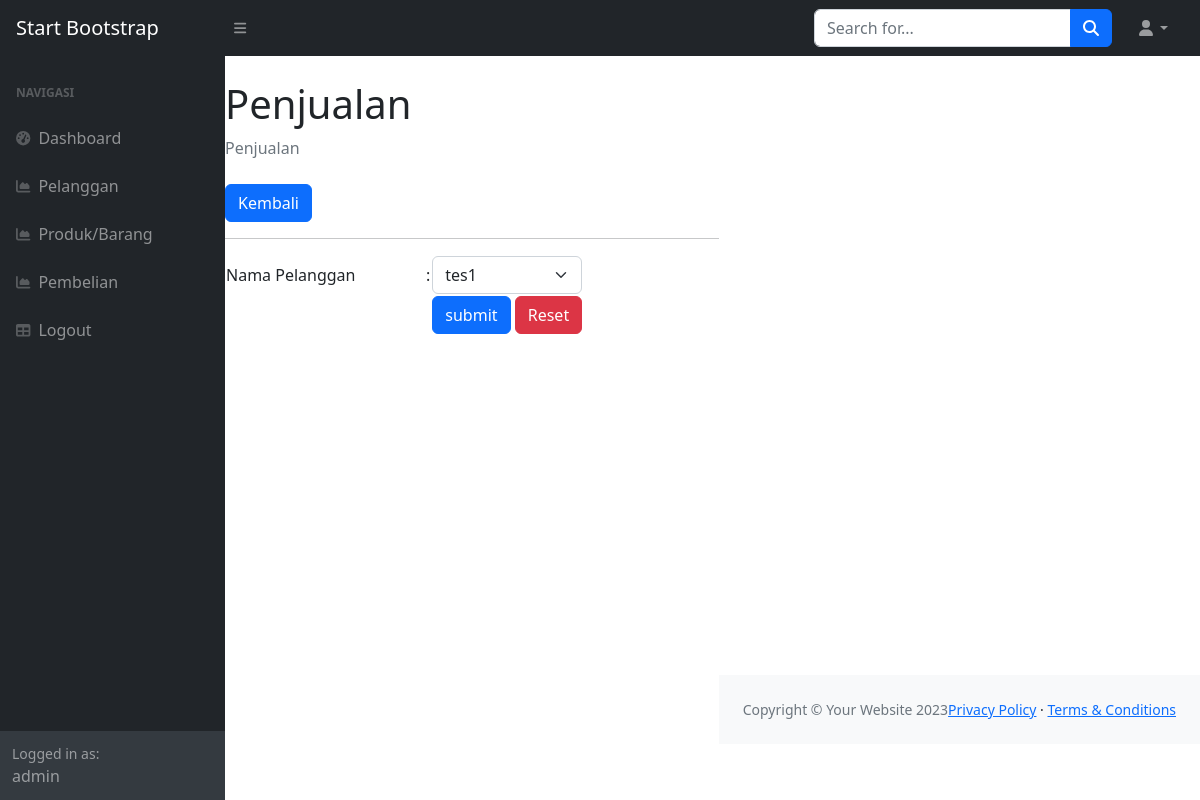
The app's page /kasir/index.php?page=pembelian_tambah (signed in), older data.
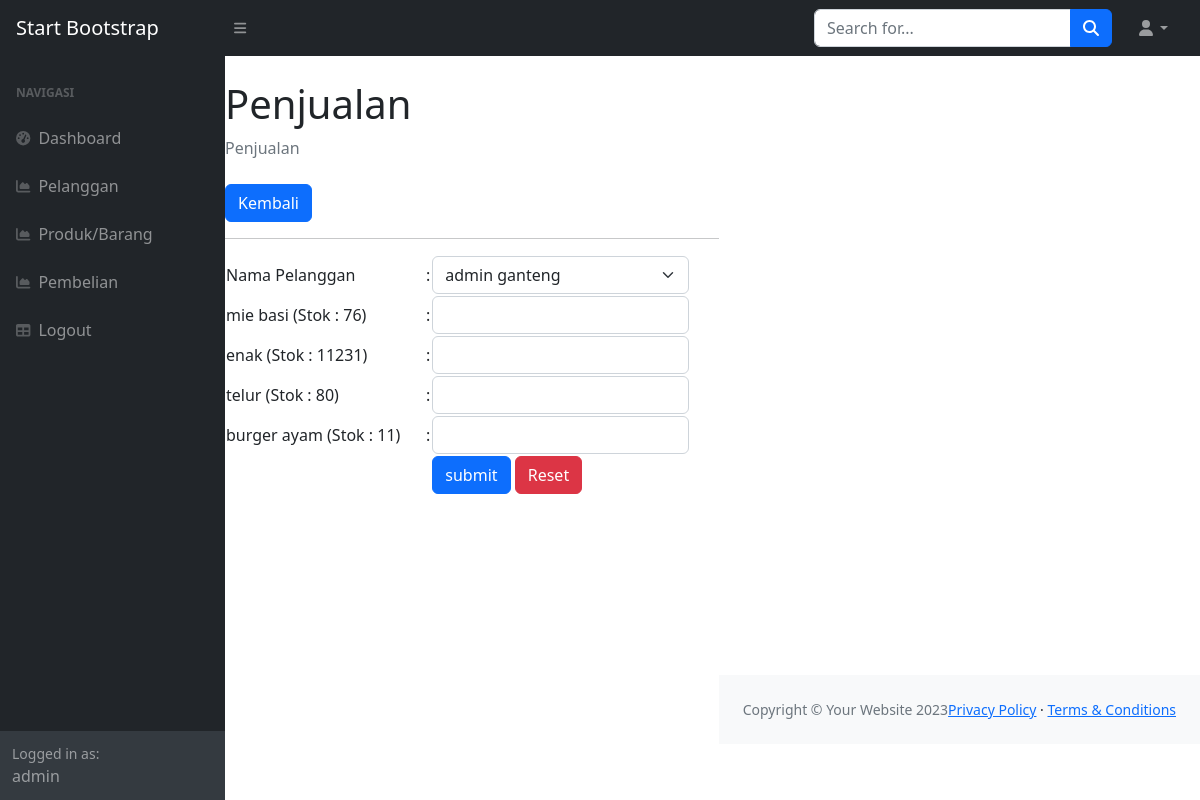
The same page, newer data.
### tables this page shows
CREATE TABLE `produk` (
  `id_produk` int(11) NOT NULL,
  `nama_produk` varchar(255) DEFAULT NULL,
  `harga` int(10) DEFAULT NULL,
  `stok` int(11) DEFAULT NULL
);

### kasir/pembelian_tambah.php (the view, shortened to what this page needs)
<class="container-fluid px-4">
    <h1 class="mt-4">Penjualan</h1>
    <ol class="breadcrumb mb-4">
        <li class="breadcrumb-item active">Penjualan</li>
    </ol>
    <a href="?page=pembelian" class="btn btn-primary">Kembali</a>
    <hr>
    <form method="post">
        <table>
            <tr>
                <td width="200">Nama Pelanggan</td>
                <td width="1">:</td>
                <td><select class="form-control form-select" name="id_pelanggan">
                        <?php
                        $p = mysqli_query($koneksi, 'SELECT * FROM pelanggan ');
                        while ($pel = mysqli_fetch_array($p)) {
                            ?>
                            <option value="<?php echo $pel['id_pelanggan']; ?>"><?php echo $pel['nama_pelanggan']; ?>
                            </option>
                            <?php
                        }
                        ?>
                    </select>
                </td>
            </tr>
            <?php
            $pro = mysqli_query($koneksi, 'SELECT * FROM produk ');
            while ($produk = mysqli_fetch_array($pro)) {
                ?>
                <tr>
                    <td><?php echo $produk['nama_produk'] . ' (Stok : ' . $produk['stok'] . ')' ?></td>
                    <td>:</td>
                    <td><input class="form-control" max="<?php echo $produk['stok'];?>" type="number" step="0" name="produk[<?php echo $produk['id_produk'] ?>]">
                    </td>
                </tr>
                <?php
            }
            ?>
            <tr>
                <td></td>
                <td></td>
                <td>
                    <button type="submit" class="btn btn-primary">submit</button>
                    <button type="reset" class="btn btn-danger">Reset</button>
                </td>
            </tr>
        </table>
    </form>
    </div>

Row changes from the older to the newer data that the page shows:
added produk: nama_produk "mie basi", stok "76"
added produk: nama_produk "enak", stok "11231"
added produk: nama_produk "telur", stok "80"
added produk: nama_produk "burger ayam", stok "11"
Text that changed along with them:
form field id_pelanggan: "tes1" → "admin ganteng"
